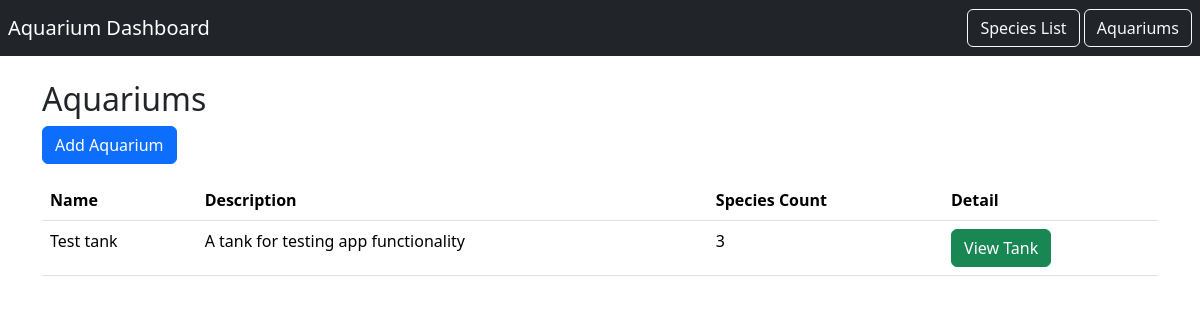
The page /tanks on the database as committed earlier.
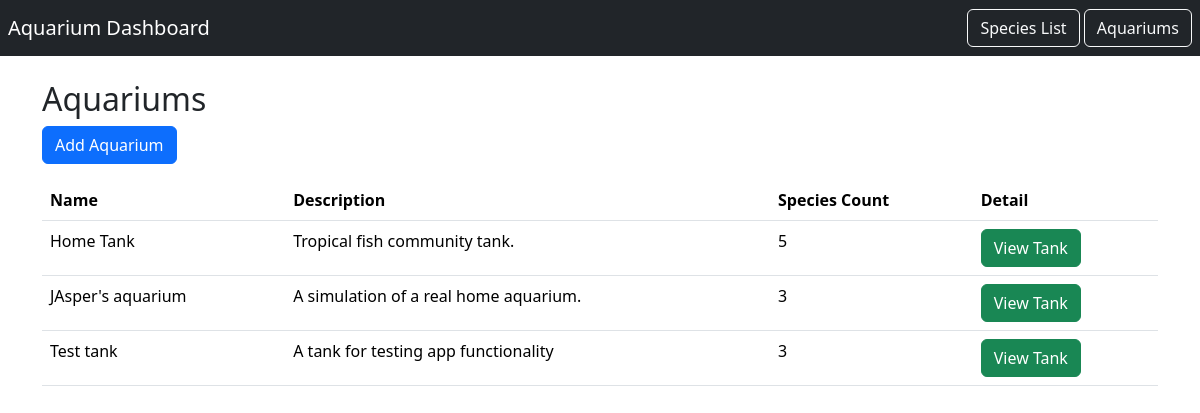
The same page on the database as committed later.
### model.py (models this page shows)
class Tank(db.Model):
    __tablename__ = "tank"
    id = db.Column(db.Integer, primary_key=True)
    name = db.Column(db.String(100), nullable=False)
    description = db.Column(db.Text)
    species = db.relationship("Species", secondary="tank_species", backref="tanks")

### app.py (the view)
@app.route('/tanks')
def tank_list():
    tanks = Tank.query.order_by(Tank.name).all()
    return render_template("tank_list.html", tanks=tanks)

### templates/tank_list.html
{% extends 'base.html' %}
{% block content %}
<h2>Aquariums</h2>
<a href="{{ url_for('add_tank') }}" class="btn btn-primary mb-3">
   Add Aquarium
</a>
<table class="table">
    <thead>
        <tr>
            <th>
                Name
            </th>
            <th>
                Description
            </th>
            <th>
                Species Count
            </th>
            <th>
                Detail
            </th>
        </tr>
    </thead>
    <tbody>
    {% for tank in tanks %}
    <tr>
        <td>
            {{ tank.name }}
        </td>
        <td>
            {{ tank.description }}
        </td>
        <td>
            {{ tank.species|length }}
        </td>
        <td>
            <a href="{{ url_for('tank_detail', id=tank.id) }}"
               class="btn btn-success">
                View Tank
            </a>
        </td>
    </tr>
    {% endfor %}
    </tbody>
</table>
{% endblock %}

Rows that differ between the two databases and show on the page:
added Tank: name "Home Tank", description "Tropical fish community tank.", species|length "5"
added Tank: name "JAsper's aquarium", description "A simulation of a real home aquarium.", species|length "3"
